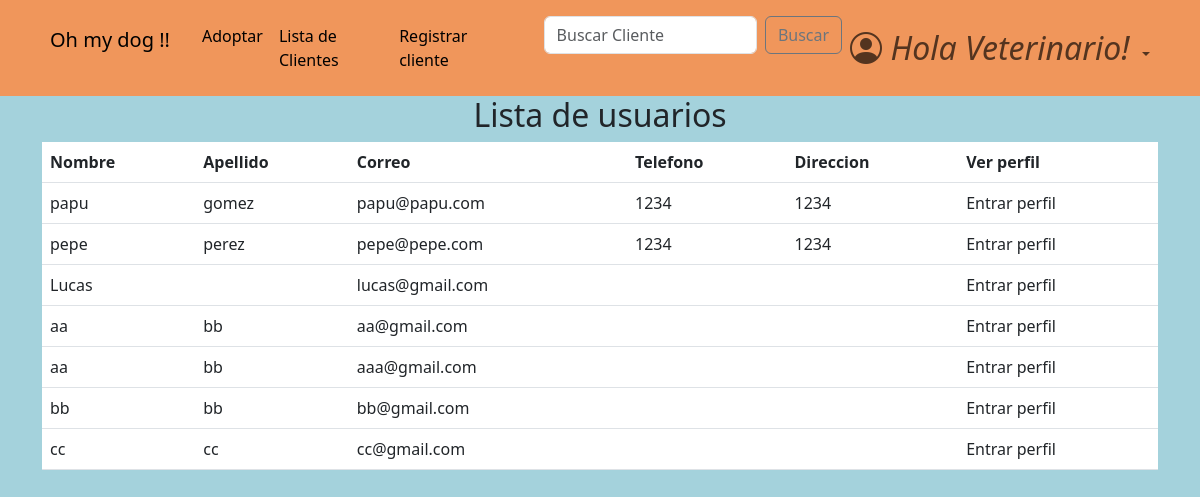
The page /accounts/list_users/ (signed in) on the database as committed earlier.
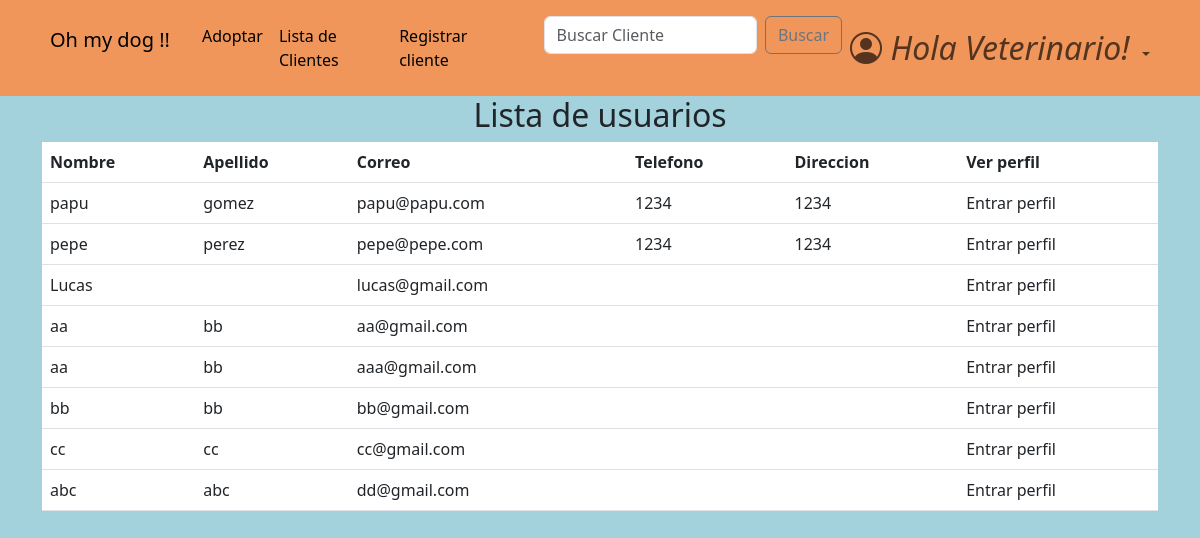
The same page on the database as committed later.
### accounts/models.py (models this page shows, shortened)
class CustomUser(AbstractBaseUser, PermissionsMixin):
    email =                     models.EmailField(verbose_name="email", unique=True)    #.foreignKey ??
    name =                      models.CharField(max_length=25)   #slug es texto corto
    surname =                   models.CharField(max_length=30, blank=True, null=True)
    address =                   models.CharField(max_length=30, blank=True, null=True)
    telephone =                 models.SlugField(max_length=12, blank=True, null=True)
    is_active =                 models.BooleanField(default=True)
    is_staff =                  models.BooleanField(default=False)
    is_admin =                  models.BooleanField(default=False)
    last_login =                models.DateTimeField(verbose_name="last login", default=datetime.datetime.now)
    is_veterinario =            models.BooleanField(default=False)
    USERNAME_FIELD = "email"    #variable por la cual se ingresa, dice username pero seria como 'campo que representa el inicio de sesion'
    REQUIRED_FIELDS = ['name',]    #no permite registros si no tiene estos campos completos
    objects = CustomUserManager()

### accounts/views.py (the view)
# urls.py: path('list_users/', views.list_users, name='list_users'),
def list_users(request):
    if not request.user.is_authenticated:
        return redirect('login')
    if not request.user.is_veterinario:
        return redirect('home')
    users = CustomUser.objects.filter(is_veterinario=False, is_admin=False)
    return render(request, 'list_users.html', {'users': users})

### accounts/templates/list_users.html
{% extends 'home.html' %}
{% block content %}
<main>
    <div class="container">
        <div class="row">
            <div class="col-md-12">
                <h2 class="text-center">Lista de usuarios</h2>
                <table class="table table-hover">
                    <thead>
                        <tr>
                            <th>Nombre</th>
                            <th>Apellido</th>
                            <th>Correo</th>
                            <th>Telefono</th>
                            <th>Direccion</th>
                            <th>Ver perfil</th>
                        </tr>
                    </thead>
                    <tbody>
                        {% for user in users %}
                            <tr>
                                <td>{{ user.name }}</td>
                                <td>{{ user.surname }}</td>
                                <td>{{ user.email }}</td>
                                <td>{{ user.telephone }}</td>
                                <td>{{ user.address}}</td>
                                <td>
                                            <a class="dropdown-item" href="{% url 'profile' user.id %}">Entrar perfil</a>
                                </td>
                            </tr>
                        {% endfor %}
                    </tbody>
                </table>
            </div>
        </div>
    </div>
</main>
{% endblock content %}

Rows that differ between the two databases and show on the page:
added CustomUser: name "abc", surname "abc", email "dd@gmail.com"
